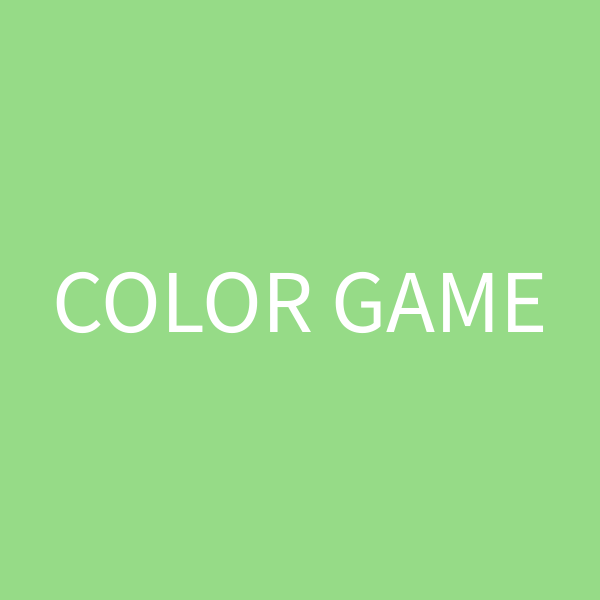
Frame 1 (no input)
Frame 60 (the mouse pressed at the canvas centre just before this capture): identical to frame 1, image omitted
Frame 120 (the mouse held since frame 60 and released just before this capture): identical to frame 1, image omitted

The Processing sketch that drew this single still picture (run headless with seeded random() and noise(); from frame 60 on, the mouse is pressed at the canvas centre):

// Processing sketch: Color_game1
// ── Color_game1.pde
int mode;
final int intro = 0;
final int game = 1;
final int gameover = 2;
int x;
int points = 0;
int hs = 0;
color red = #F05446;
color orange = #F0B977;
color yellow = #F0EC77;
color green = #A2F077;
color blue = #77ACF0;
color purple = #CD93EA;

color[] colors =  {red, orange, yellow, green, blue, purple};

String[] colorWords = {"RED", "ORANGE", "YELLOW", "GREEN", "BLUE", "PURPLE"};
//words[0] = "RED"; //To assign values in array 


//ArrayList<String> words = new ArrayList<String>();
//<color> colors = new ArrayList<color>();
//words.add("RED");
//words.add("YELLOW");
//words.add("ORANGE");
//words.add("GREEN");
//words.add("BLUE");
//words.add("PURPLE");
//words.add("PINK");


void setup() {
  textAlign(CENTER, CENTER);
  textSize(70);
  size(600, 600);

//  println("rng = " + rng);
//  println("choice = " + choice);

//  println("colors[choice] = " + colors[choice]);
//  println("colorWords[rng] = " + colorWords[rng]);
}
void draw() {
  if (mode == intro) {
    intro();
  } else if (mode == game) {
    game();
  } else if (mode == gameover) {
    gameover();
  } else {
    println("Mode error Mode was " + mode);
  }
}

void mouseReleased() {
  if (mode == intro) {
    mode = game;
  } else if (mode == game) {
    press();
  } else if (mode == gameover) {
    mode = intro;
  } else {
    println("Mode error Mode was " + mode);
  }
}

// ── Game.pde
int rng;
int choice;
int coin;
int t = 120;

void game() {
  noStroke();
  fill(255); 
  rect(0, 0, width/2, height);
  fill(0);
  rect(width/2, 0, width, height);
  text("TRUE", 150, 50);
  fill(255);
  text("FALSE", 450, 50);
  textSize(t);
  fill(colors[choice]);
  text("" + colorWords[rng], width/2, height/2);

  textSize(50);
  fill(#F2D2D2);
  text("POINTS:"+ points, width/2, 530);
  fill(255);
  textSize(70);

  //  coin = int(random(0, 1));



  t--;

  if (t <= 0) {
    mode = gameover;
    if (hs < points) {
      hs = points;
    }
  }
}

void press() {
  t = 120;
  //coin = int(random(0, 2));
  //if (coin == 0) {

  //  choice = int(random(0, 6));     
  //  rng = choice;
  //} else {
  //  choice = int(random(0, 6));   
  //  rng = int(random(0, 6));
  //}
  if (mouseX<300 && mouseX>0 && choice == rng) {
    rng = int(random(0, 6));
    println("colorWords[rng] = " + colorWords[rng]);
    //choice = int(random(0, 6));
    println("choice = " + choice);
    println("true");

    coin = int(random(0, 2));

    points++;
  } else if (mouseX<600 && mouseX>300 && choice != rng) {
    rng = int(random(0, 6));
    println("colorWords[rng] = " + colorWords[rng]);
    choice = int(random(0, 6));   
    println("choice = " + choice);
    println("true");

    // coin = int(random(0, 2));

    points++;
  } else {
    println("false");
    mode = gameover;
    if (hs < points) {
      hs = points;
    }
  }
}

// ── Gameover.pde
void gameover() {
  background (#F08F9A);
  textSize(90);
  text("GAME OVER", width/2, 120);
  textSize(70);
  text("HIGH SCORE:" + hs, width/2, height/2);
}

// ── Intro.pde
void intro() {
  background(#96DB87); 
  textSize(90);
  text("COLOR GAME", width/2, height/2);
  //choice = int(random(0, 6));   
  //rng = int(random(0, 6));   
  points = 0;
  t = 120;
}
